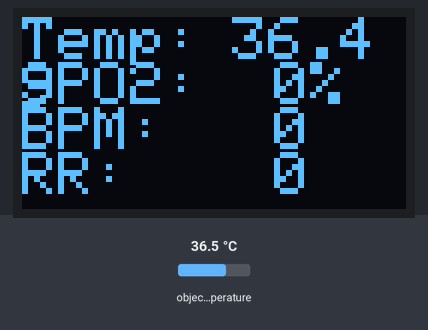
This sketch was run on a simulated ESP8266 (Wemos D1 mini). Shown: 128×64 one-colour display. The test bench sets the inputs (shaded band); at power-on: object temperature 36.5 °C. WiFi joins after 1.5 s; servers stay silent unless stated.

Above: at 3.0 s.
3.1 s: object temperature set to 20 °C
At 3.7 s:
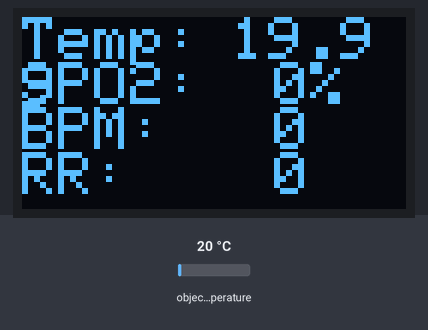
4.6 s: object temperature set to 26 °C
At 5.2 s:
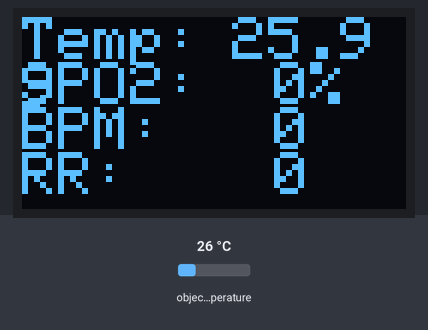
6.1 s: object temperature set to 32 °C
At 6.6 s:
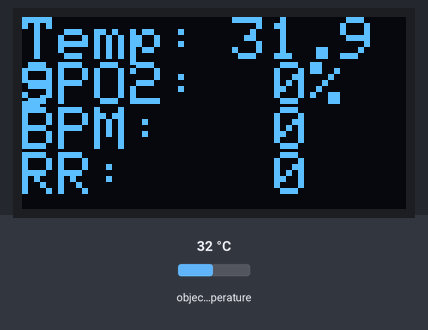
Timing chart, 0 to 9.1 s (numbered marks = the images above; inputs shaded):
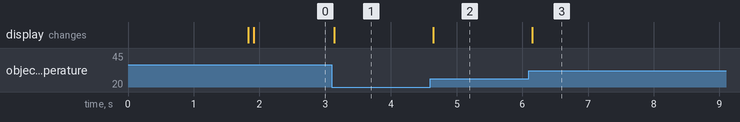

Measured:
- after the input at 3.1 s, the display: changes at once (image 1)
- after the input at 4.6 s, the display: changes at once (image 2)
- after the input at 6.1 s, the display: changes after 0.05 s (image 3)

The sketch:

wemos_code_iot_neonate.ino
```cpp
//#define USE_ARDUINO_INTERRUPTS false
#define BLYNK_PRINT Serial
#include <ESP8266WiFi.h>
#include <BlynkSimpleEsp8266.h>
#include <Wire.h>
#include "MAX30100_PulseOximeter.h"
#include <Adafruit_MLX90614.h>
#include "OakOLED.h"
//#include <WiFi.h>
#include <ThingSpeak.h>

//const char ssid[] = "JIT-Student-WLAN";
//const char password[] = "";
WiFiClient client;

const long CHANNEL = 1733241; //In this field, enter the Channel ID
const char *WRITE_API = "UXHVKVSIYNLNK03F";// Enter the Write API key

long prevMillisThingSpeak = 0;
int intervalThingSpeak = 20000; // 15 seconds to send data to the dashboard

//const int OUTPUT_TYPE = SERIAL_PLOTTER;
OakOLED oled;
//#define I2C_SDA A4
//#define I2C_SCL A5
#define REPORTING_PERIOD_MS 1000
const unsigned char bitmap [] PROGMEM=
{
0x00, 0x00, 0x00, 0x00, 0x01, 0x80, 0x18, 0x00, 0x0f, 0xe0, 0x7f, 0x00, 0x3f, 0xf9, 0xff, 0xc0,
0x7f, 0xf9, 0xff, 0xc0, 0x7f, 0xff, 0xff, 0xe0, 0x7f, 0xff, 0xff, 0xe0, 0xff, 0xff, 0xff, 0xf0,
0xff, 0xf7, 0xff, 0xf0, 0xff, 0xe7, 0xff, 0xf0, 0xff, 0xe7, 0xff, 0xf0, 0x7f, 0xdb, 0xff, 0xe0,
0x7f, 0x9b, 0xff, 0xe0, 0x00, 0x3b, 0xc0, 0x00, 0x3f, 0xf9, 0x9f, 0xc0, 0x3f, 0xfd, 0xbf, 0xc0,
0x1f, 0xfd, 0xbf, 0x80, 0x0f, 0xfd, 0x7f, 0x00, 0x07, 0xfe, 0x7e, 0x00, 0x03, 0xfe, 0xfc, 0x00,
0x01, 0xff, 0xf8, 0x00, 0x00, 0xff, 0xf0, 0x00, 0x00, 0x7f, 0xe0, 0x00, 0x00, 0x3f, 0xc0, 0x00,
0x00, 0x0f, 0x00, 0x00, 0x00, 0x06, 0x00, 0x00, 0x00, 0x00, 0x00, 0x00, 0x00, 0x00, 0x00, 0x00
};

uint8_t max30100_address = 0x57;
uint8_t irmlx90614_address = 0x5A;
uint32_t tsLastReport = 0;
char auth[] = "sLcaFf5Q_AjQ9BOCTFT7Gkb0mCGvxSWm";
char ssid[] = "JIT-Student-WLAN";
char pass[] = "";
Adafruit_MLX90614 mlx = Adafruit_MLX90614();
PulseOximeter pox;

void setup() {
Serial.begin(9600);
Wire.begin();
mlx.begin();
pox.begin();
//delay(2000);
Serial.println();
Serial.begin(9600);
  Blynk.begin(auth, ssid, pass);
    oled.drawBitmap( 60, 20, bitmap, 28, 28, 1);
    oled.display();
    oled.begin();
    oled.clearDisplay();
    oled.setTextSize(1);
    oled.setTextColor(1);
    oled.setCursor(0, 0);

    oled.println("Initializing..");
    oled.display();
    WiFi.mode(WIFI_STA);
  ThingSpeak.begin(client);

  if (WiFi.status() != WL_CONNECTED)
  {
    Serial.print("Attempting to connect to SSID: ");
    Serial.println(ssid);
    while (WiFi.status() != WL_CONNECTED)
    {
      WiFi.begin(ssid, pass);
      Serial.print(".");
      delay(5000);
    }
    Serial.println("\nConnected.");
  }

}

void loop() {
  Blynk.run();
//printTemp();
oled.clearDisplay();
oled.setTextSize(2);
oled.setTextColor(1);
oled.setCursor(0, 0);
         oled.println("Temp:");
         oled.setTextSize(2);
oled.setTextColor(1);
oled.setCursor(70, 0);
int tmp = mlx.readObjectTempC();
         oled.println(mlx.readObjectTempC());
          if (tmp < 100 && tmp > 10){
      if (millis() - prevMillisThingSpeak > intervalThingSpeak)
      {
      ThingSpeak.setField(1, tmp);
      int x = ThingSpeak.writeFields(CHANNEL, WRITE_API);
      if (x == 200)
      {
        Serial.println("Channel update successful.");
      }
      else
      {
        Serial.println("Problem updating channel. HTTP error code " + String(x));
      }
        prevMillisThingSpeak = millis();
      }
    }
    oled.setTextSize(2);
oled.setTextColor(1);
oled.setCursor(0, 15);
         oled.println("SPO2:  0%");
         oled.setTextSize(1);
oled.setTextColor(1);
oled.setCursor(15, 70);
         oled.println(pox.getSpO2());
         oled.setTextSize(2);
oled.setTextColor(1);
oled.setCursor(0, 30);
         oled.println("BPM:   0");
         oled.setTextSize(1);
oled.setTextColor(1);
oled.setCursor(30, 70);
         oled.println(pox.getHeartRate());
         oled.setTextSize(2);
oled.setTextColor(1);
oled.setCursor(0, 45);
         oled.println("RR:    0");
         oled.setTextSize(1);
oled.setTextColor(1);
oled.setCursor(45, 70);
         oled.println("18");
    oled.display();
//printFreq();
//delay(1000);
int sp =96;
int pr=68;
int rr=14;
Blynk.virtualWrite(V5, sp);
Blynk.virtualWrite(V7, tmp);
Blynk.virtualWrite(V6, pr);
Blynk.virtualWrite(V8, rr);
}

void printTemp(){
Serial.print("Ambient = "); Serial.print(mlx.readAmbientTempC());
Serial.print("*C\tObject = "); Serial.print(mlx.readObjectTempC()); Serial.println("*C");
oled.setTextSize(1);
oled.setTextColor(1);
oled.setCursor(0, 0);
         oled.println("Temperature =");
         oled.setTextSize(1);
oled.setTextColor(1);
oled.setCursor(0, 16);
         oled.println(mlx.readObjectTempC());
}

void printFreq(){
pox.update();

if (millis() - tsLastReport > REPORTING_PERIOD_MS) {
    Serial.print("Heart rate:");
    Serial.print(pox.getHeartRate());
    Serial.print("bpm / SpO2:");
    Serial.print(pox.getSpO2());
    Serial.println("%");
    oled.setTextSize(1);
oled.setTextColor(1);
oled.setCursor(0, 30);
         oled.println("SPO2 =");
         oled.setTextSize(1);
oled.setTextColor(1);
oled.setCursor(0, 45);
         oled.println(pox.getSpO2());
         oled.setTextSize(1);
oled.setTextColor(1);
oled.setCursor(0, 60);
         oled.println("PR =");
         oled.setTextSize(1);
oled.setTextColor(1);
oled.setCursor(0, 75);
         oled.println(pox.getHeartRate());
   printTemp();
    tsLastReport = millis();
}
}
```
